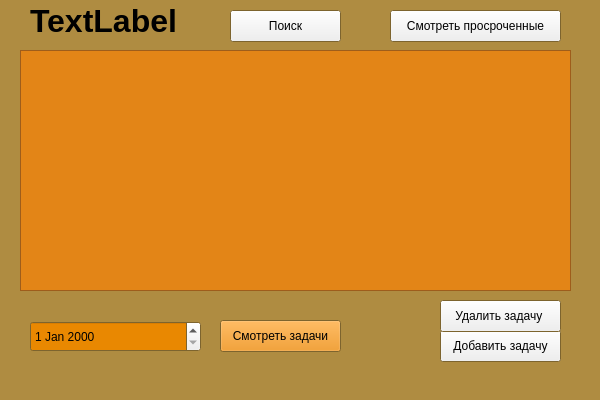
<?xml version="1.0" encoding="UTF-8"?>
<ui version="4.0">
 <class>MainWindow</class>
 <widget class="QMainWindow" name="MainWindow">
  <property name="enabled">
   <bool>true</bool>
  </property>
  <property name="geometry">
   <rect>
    <x>0</x>
    <y>0</y>
    <width>600</width>
    <height>400</height>
   </rect>
  </property>
  <property name="sizePolicy">
   <sizepolicy hsizetype="Fixed" vsizetype="Fixed">
    <horstretch>0</horstretch>
    <verstretch>0</verstretch>
   </sizepolicy>
  </property>
  <property name="minimumSize">
   <size>
    <width>600</width>
    <height>400</height>
   </size>
  </property>
  <property name="maximumSize">
   <size>
    <width>600</width>
    <height>400</height>
   </size>
  </property>
  <property name="palette">
   <palette>
    <active>
     <colorrole role="Window">
      <brush brushstyle="SolidPattern">
       <color alpha="255">
        <red>175</red>
        <green>140</green>
        <blue>65</blue>
       </color>
      </brush>
     </colorrole>
    </active>
    <inactive>
     <colorrole role="Window">
      <brush brushstyle="SolidPattern">
       <color alpha="255">
        <red>175</red>
        <green>140</green>
        <blue>65</blue>
       </color>
      </brush>
     </colorrole>
    </inactive>
    <disabled>
     <colorrole role="Base">
      <brush brushstyle="SolidPattern">
       <color alpha="255">
        <red>175</red>
        <green>140</green>
        <blue>65</blue>
       </color>
      </brush>
     </colorrole>
     <colorrole role="Window">
      <brush brushstyle="SolidPattern">
       <color alpha="255">
        <red>175</red>
        <green>140</green>
        <blue>65</blue>
       </color>
      </brush>
     </colorrole>
    </disabled>
   </palette>
  </property>
  <property name="windowTitle">
   <string>Task Manager</string>
  </property>
  <widget class="QWidget" name="centralwidget">
   <widget class="QTableView" name="tasksView">
    <property name="geometry">
     <rect>
      <x>20</x>
      <y>50</y>
      <width>551</width>
      <height>241</height>
     </rect>
    </property>
    <property name="palette">
     <palette>
      <active>
       <colorrole role="Base">
        <brush brushstyle="SolidPattern">
         <color alpha="255">
          <red>227</red>
          <green>133</green>
          <blue>23</blue>
         </color>
        </brush>
       </colorrole>
       <colorrole role="Window">
        <brush brushstyle="SolidPattern">
         <color alpha="255">
          <red>205</red>
          <green>120</green>
          <blue>35</blue>
         </color>
        </brush>
       </colorrole>
      </active>
      <inactive>
       <colorrole role="Base">
        <brush brushstyle="SolidPattern">
         <color alpha="255">
          <red>227</red>
          <green>133</green>
          <blue>23</blue>
         </color>
        </brush>
       </colorrole>
       <colorrole role="Window">
        <brush brushstyle="SolidPattern">
         <color alpha="255">
          <red>205</red>
          <green>120</green>
          <blue>35</blue>
         </color>
        </brush>
       </colorrole>
      </inactive>
      <disabled>
       <colorrole role="Base">
        <brush brushstyle="SolidPattern">
         <color alpha="255">
          <red>205</red>
          <green>120</green>
          <blue>35</blue>
         </color>
        </brush>
       </colorrole>
       <colorrole role="Window">
        <brush brushstyle="SolidPattern">
         <color alpha="255">
          <red>205</red>
          <green>120</green>
          <blue>35</blue>
         </color>
        </brush>
       </colorrole>
      </disabled>
     </palette>
    </property>
   </widget>
   <widget class="QPushButton" name="addButton">
    <property name="geometry">
     <rect>
      <x>440</x>
      <y>330</y>
      <width>121</width>
      <height>32</height>
     </rect>
    </property>
    <property name="text">
     <string>Добавить задачу</string>
    </property>
   </widget>
   <widget class="QPushButton" name="deleteButton">
    <property name="geometry">
     <rect>
      <x>440</x>
      <y>300</y>
      <width>121</width>
      <height>32</height>
     </rect>
    </property>
    <property name="text">
     <string>Удалить задачу </string>
    </property>
   </widget>
   <widget class="QDateEdit" name="filterDateEdit">
    <property name="geometry">
     <rect>
      <x>30</x>
      <y>321</y>
      <width>171</width>
      <height>31</height>
     </rect>
    </property>
    <property name="palette">
     <palette>
      <active>
       <colorrole role="Base">
        <brush brushstyle="SolidPattern">
         <color alpha="255">
          <red>233</red>
          <green>136</green>
          <blue>1</blue>
         </color>
        </brush>
       </colorrole>
      </active>
      <inactive>
       <colorrole role="Base">
        <brush brushstyle="SolidPattern">
         <color alpha="255">
          <red>233</red>
          <green>136</green>
          <blue>1</blue>
         </color>
        </brush>
       </colorrole>
      </inactive>
      <disabled/>
     </palette>
    </property>
   </widget>
   <widget class="QPushButton" name="searchButton">
    <property name="geometry">
     <rect>
      <x>220</x>
      <y>320</y>
      <width>121</width>
      <height>32</height>
     </rect>
    </property>
    <property name="palette">
     <palette>
      <active>
       <colorrole role="Button">
        <brush brushstyle="SolidPattern">
         <color alpha="255">
          <red>233</red>
          <green>136</green>
          <blue>1</blue>
         </color>
        </brush>
       </colorrole>
       <colorrole role="Base">
        <brush brushstyle="SolidPattern">
         <color alpha="255">
          <red>178</red>
          <green>87</green>
          <blue>0</blue>
         </color>
        </brush>
       </colorrole>
      </active>
      <inactive>
       <colorrole role="Button">
        <brush brushstyle="SolidPattern">
         <color alpha="255">
          <red>233</red>
          <green>136</green>
          <blue>1</blue>
         </color>
        </brush>
       </colorrole>
       <colorrole role="Base">
        <brush brushstyle="SolidPattern">
         <color alpha="255">
          <red>178</red>
          <green>87</green>
          <blue>0</blue>
         </color>
        </brush>
       </colorrole>
      </inactive>
      <disabled>
       <colorrole role="Button">
        <brush brushstyle="SolidPattern">
         <color alpha="255">
          <red>233</red>
          <green>136</green>
          <blue>1</blue>
         </color>
        </brush>
       </colorrole>
      </disabled>
     </palette>
    </property>
    <property name="text">
     <string>Смотреть задачи</string>
    </property>
   </widget>
   <widget class="QLabel" name="headerLabel">
    <property name="geometry">
     <rect>
      <x>30</x>
      <y>5</y>
      <width>311</width>
      <height>31</height>
     </rect>
    </property>
    <property name="font">
     <font>
      <pointsize>24</pointsize>
      <bold>true</bold>
     </font>
    </property>
    <property name="text">
     <string>TextLabel</string>
    </property>
   </widget>
   <widget class="QPushButton" name="overdueButton">
    <property name="geometry">
     <rect>
      <x>390</x>
      <y>10</y>
      <width>171</width>
      <height>32</height>
     </rect>
    </property>
    <property name="text">
     <string>Смотреть просроченные</string>
    </property>
   </widget>
   <widget class="QPushButton" name="findButton">
    <property name="geometry">
     <rect>
      <x>230</x>
      <y>10</y>
      <width>111</width>
      <height>32</height>
     </rect>
    </property>
    <property name="text">
     <string>Поиск</string>
    </property>
   </widget>
  </widget>
  <widget class="QMenuBar" name="menubar">
   <property name="geometry">
    <rect>
     <x>0</x>
     <y>0</y>
     <width>600</width>
     <height>24</height>
    </rect>
   </property>
  </widget>
 </widget>
 <resources/>
 <connections/>
</ui>
